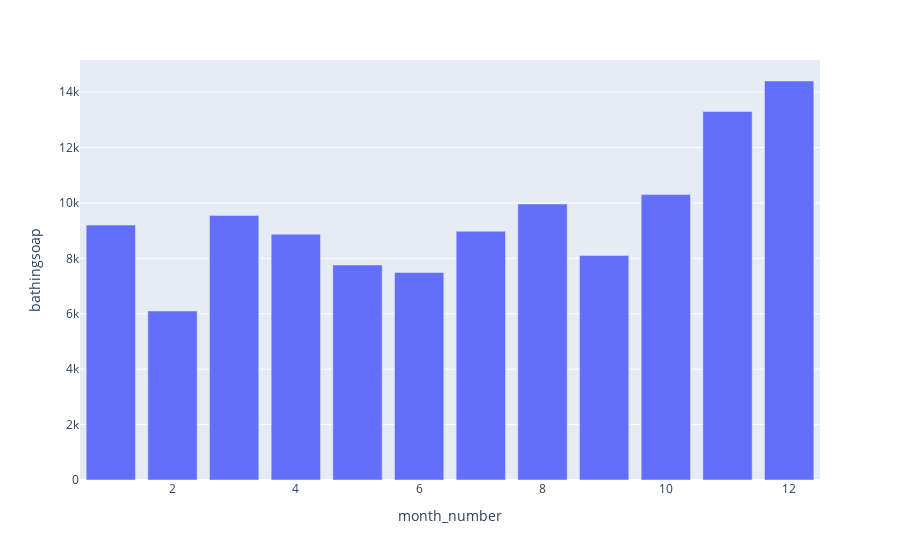

The notebook cell this image was saved under:
### Code cell
plt.figure(figsize=(15,7))
fig= plx.bar(sales,x='month_number',y='bathingsoap')
fig.show()

### Figure 1 — Plotly figure (JSON) as saved in the notebook; plotly's stock layout.template omitted (floating-point values rounded to 4 significant figures)
{"data": [{"alignmentgroup": "True", "hovertemplate": "month_number=%{x}<br>bathingsoap=%{y}<extra></extra>", "legendgroup": "", "marker": {"color": "#636efa", "pattern": {"shape": ""}}, "name": "", "offsetgroup": "", "orientation": "v", "showlegend": false, "textposition": "auto", "type": "bar", "x": [1, 2, 3, 4, 5, 6, 7, 8, 9, 10, 11, 12], "xaxis": "x", "y": [9200, 6100, 9550, 8870, 7760, 7490, 8980, 9960, 8100, 10300, 13300, 14400], "yaxis": "y"}], "layout": {"autosize": true, "barmode": "relative", "legend": {"tracegroupgap": 0}, "margin": {"t": 60}, "xaxis": {"anchor": "y", "autorange": true, "domain": [0, 1], "range": [0.5, 12.5], "title": {"text": "month_number"}, "type": "linear"}, "yaxis": {"anchor": "x", "autorange": true, "domain": [0, 1], "range": [0, 15160.0], "title": {"text": "bathingsoap"}, "type": "linear"}}}
